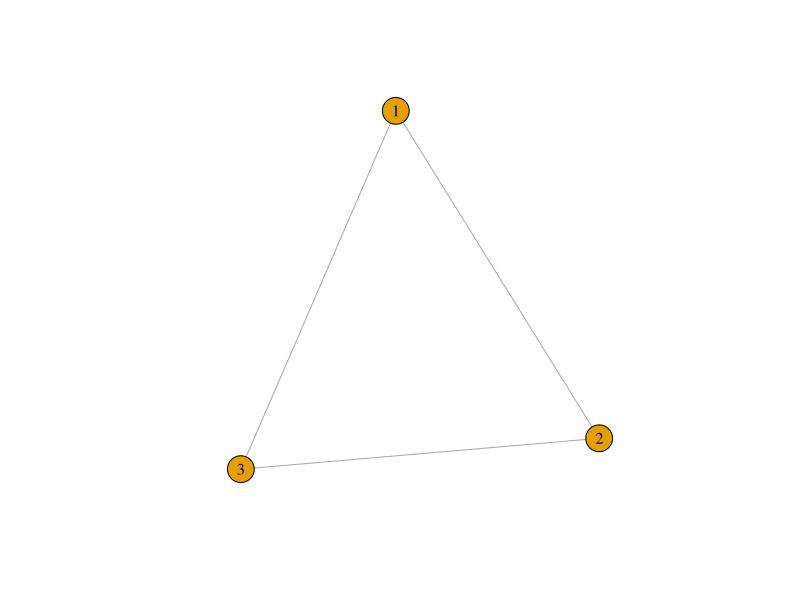
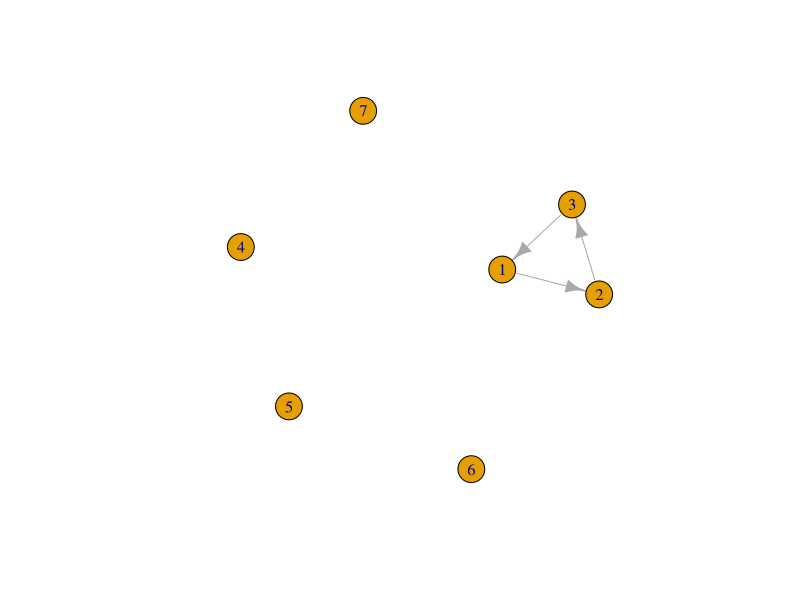
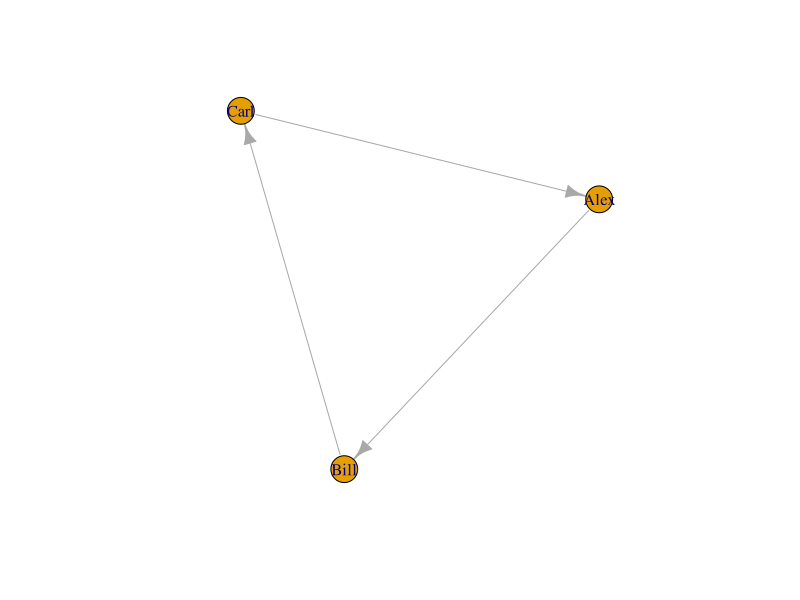
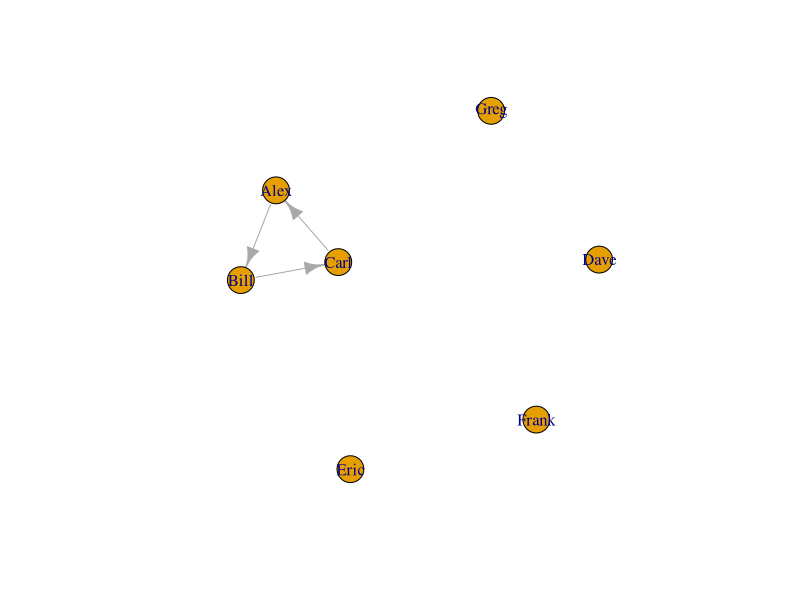
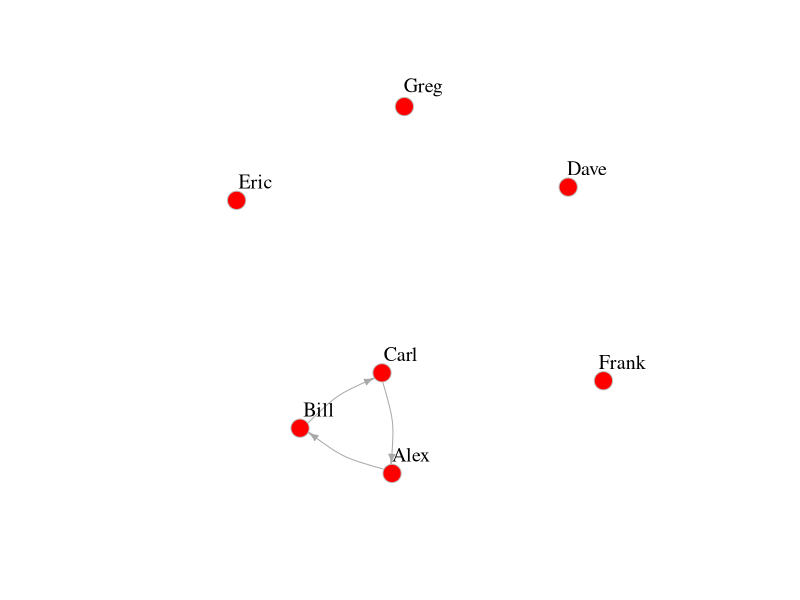
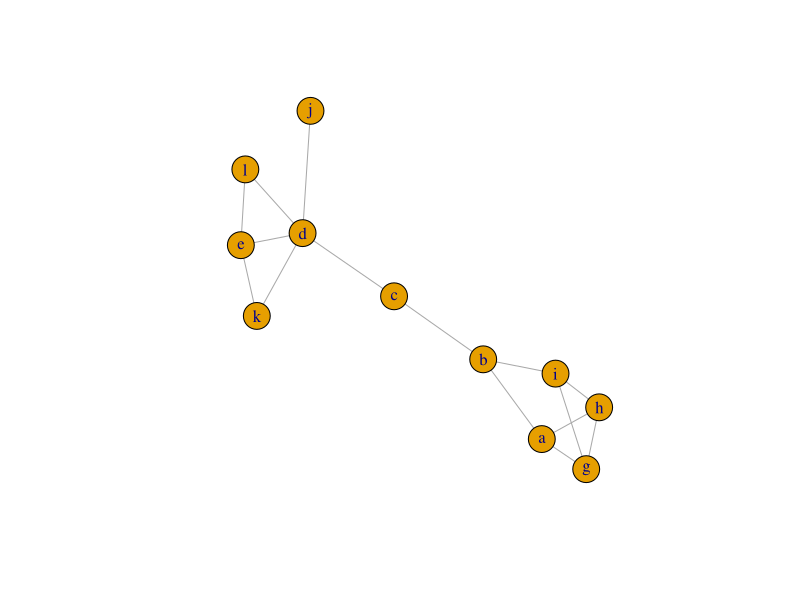
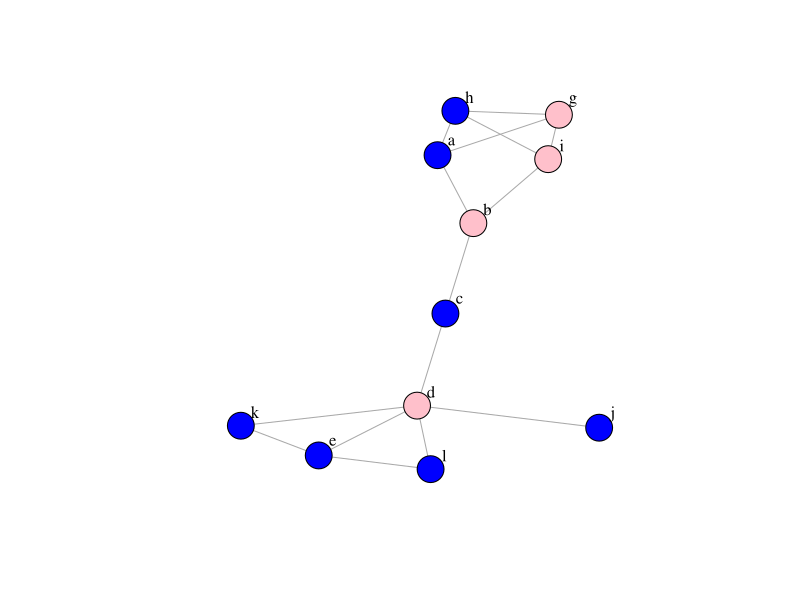
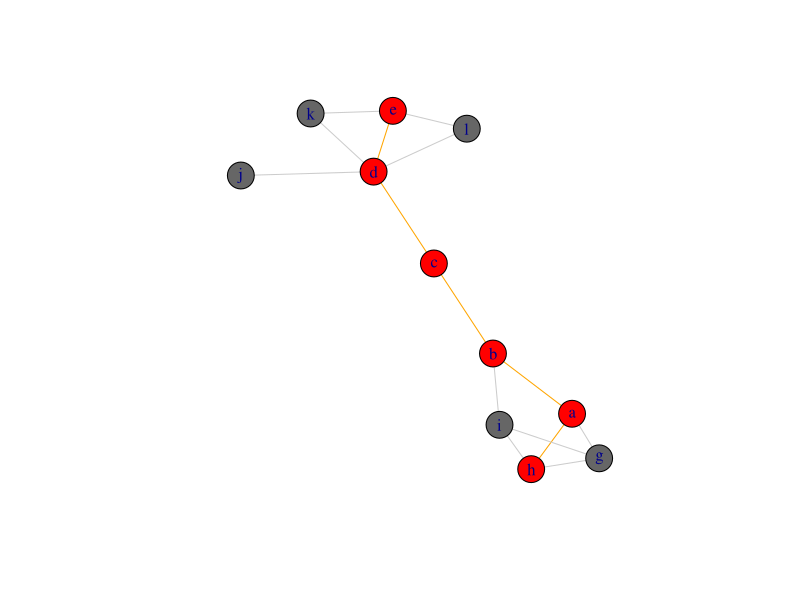

Here is the R script that generated these plots, in order:
#######################################
# DataWorksMD Social Network Analysis #
# Ian McCulloh, Ph.D.  15 May 2018    #
#######################################

# Please feel free to use this code and share with friends

# If you have not installed igraph, use the following command
install.packages("igraph")

# Each time you start a new evnironment, you need to load the package
library(igraph)

# For R specific applications, I recommend the following packages
library(data.table)  #this is a package for more efficient data management
library(cluster)     #this is a package for subgroup analysis

# For loading data
# dt<-read.table("mydata.csv", header=TRUE, sep = ",", quote = "\"")

# For generating networks
g1 <- graph( edges=c(1,2, 2,3, 3, 1), n=3, directed=F )
plot(g1)
class(g1)
g1

# For networks with more nodes
g2 <- graph( edges=c(1,2, 2,3, 3, 1), n=7 )
plot(g2)

# For naming nodes
g3 <- graph( edges = c("Alex", "Bill", "Bill", "Carl", "Carl", 
                       "Alex"))
plot(g3)

g4 <- graph( edges = c("Alex", "Bill", "Bill", "Carl", "Carl", 
                       "Alex"), isolates = c("Dave", "Eric", "Frank", "Greg"))
plot(g4)
plot(g4, edge.arrow.size=.5, vertex.color="red", vertex.size=10,
     vertex.frame.color="gray", vertex.label.color="black",
     vertex.label.cex=1.2, vertex.label.dist=2, edge.curved=0.2)

g5 <- graph_from_literal(a-b-c-d-e, a-h-g-i-b, a-g, h-i, d-j:k:l, e-l:k)
plot(g5)

# To inspect the graph
E(g5)    #edges
V(g5)    #vertices
g5[]     #adjacency matrix
V(g5)$name

V(g5)$gender <- c("m","f","m","f","m","m","f","f","m","m","m")
plot(g5, edge.arrow.size=.5, vertex.label.color="black", vertex.label.dist=1.5,
     vertex.color=c( "pink", "blue")[1+(V(g5)$gender=="m")] )

#Density
edge_density(g5, loops = FALSE)

#Diameter
diameter(g5, directed = FALSE, weights=NA)

d<-get_diameter(g5, directed = FALSE, weights=NA)
d

#Color nodes along the diameter
vcol <- rep("gray40", vcount(g5))
vcol[d] <- "red"
ecol <- rep("gray80", ecount(g5))
ecol[E(g5, path=d)] <- "orange"
plot(g5, vertex.color=vcol, edge.color=ecol, edge.arrow.mode=0)

#Centrality
deg <- degree(g5, mode="all")  #Degree Centrality
plot(g5, vertex.size=deg*5)
hist(deg, breaks=1:vcount(g5)-1, main="Histogram of Degree")

clo1<-closeness(g5, mode="all", weights=NA)   #closeness based on distance
clo2<-centr_clo(g5, mode="all", normalized=T) #inverse geodesic distance
plot(g5, vertex.size=clo1*300)
plot(g5, vertex.size=clo2$res*30)
clo2

e<-eigen_centrality(g5, directed=T, weights=NA) #Eigenvector Centrality
e$vector

b<-betweenness(g5, directed=FALSE, weights=NA)  #Betweenness Centrality
plot(g5, vertex.size=b)
b

#Clustering

#Cliques
cliq<-cliques(g5)
cliq
lg.cliq<-largest_cliques(g5)
lg.cliq
vcol <- rep("grey80", vcount(g5))
vcol[unlist(largest_cliques(g5))] <- "gold"
plot(as.undirected(g5), vertex.label=V(g5)$name, vertex.color=vcol)

#Newman Grouping
g5.new<-cluster_edge_betweenness(g5)
plot(g5.new, g5)
length(g5.new)
membership(g5.new)
modularity(g5.new)

#Louvain Grouping
cl<-cluster_louvain(g5, weights = NULL)
plot(cl, g5)
length(cl)
membership(cl)
modularity(cl)
